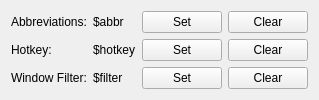
<?xml version="1.0" encoding="UTF-8"?>
<ui version="4.0">
 <class>SettingsWidget</class>
 <widget class="QWidget" name="SettingsWidget">
  <property name="geometry">
   <rect>
    <x>0</x>
    <y>0</y>
    <width>316</width>
    <height>91</height>
   </rect>
  </property>
  <property name="windowTitle">
   <string>Form</string>
  </property>
  <layout class="QGridLayout" name="gridLayout">
   <item row="0" column="0">
    <widget class="QLabel" name="label">
     <property name="text">
      <string>Abbreviations:</string>
     </property>
    </widget>
   </item>
   <item row="0" column="1">
    <widget class="QLabel" name="abbrLabel">
     <property name="text">
      <string>$abbr</string>
     </property>
    </widget>
   </item>
   <item row="0" column="3">
    <widget class="KPushButton" name="setAbbrButton">
     <property name="text">
      <string>Set&amp;</string>
     </property>
    </widget>
   </item>
   <item row="0" column="4">
    <widget class="KPushButton" name="clearAbbrButton">
     <property name="text">
      <string>Clear&amp;</string>
     </property>
    </widget>
   </item>
   <item row="1" column="0">
    <widget class="QLabel" name="label_2">
     <property name="text">
      <string>Hotkey:</string>
     </property>
    </widget>
   </item>
   <item row="1" column="1">
    <widget class="QLabel" name="hotkeyLabel">
     <property name="text">
      <string>$hotkey</string>
     </property>
    </widget>
   </item>
   <item row="1" column="3">
    <widget class="KPushButton" name="setHotkeyButton">
     <property name="text">
      <string>Set&amp;</string>
     </property>
    </widget>
   </item>
   <item row="1" column="4">
    <widget class="KPushButton" name="clearHotkeyButton">
     <property name="text">
      <string>Clear&amp;</string>
     </property>
    </widget>
   </item>
   <item row="2" column="0">
    <widget class="QLabel" name="label_3">
     <property name="text">
      <string>Window Filter:</string>
     </property>
    </widget>
   </item>
   <item row="2" column="1">
    <widget class="QLabel" name="windowFilterLabel">
     <property name="text">
      <string>$filter</string>
     </property>
    </widget>
   </item>
   <item row="2" column="3">
    <widget class="KPushButton" name="setFilterButton">
     <property name="text">
      <string>Set&amp;</string>
     </property>
    </widget>
   </item>
   <item row="2" column="4">
    <widget class="KPushButton" name="clearFilterButton">
     <property name="text">
      <string>Clear&amp;</string>
     </property>
    </widget>
   </item>
   <item row="0" column="2">
    <spacer name="horizontalSpacer">
     <property name="orientation">
      <enum>Qt::Horizontal</enum>
     </property>
     <property name="sizeHint" stdset="0">
      <size>
       <width>40</width>
       <height>20</height>
      </size>
     </property>
    </spacer>
   </item>
  </layout>
 </widget>
 <customwidgets>
  <customwidget>
   <class>KPushButton</class>
   <extends>QPushButton</extends>
   <header>kpushbutton.h</header>
  </customwidget>
 </customwidgets>
 <resources/>
 <connections/>
</ui>
